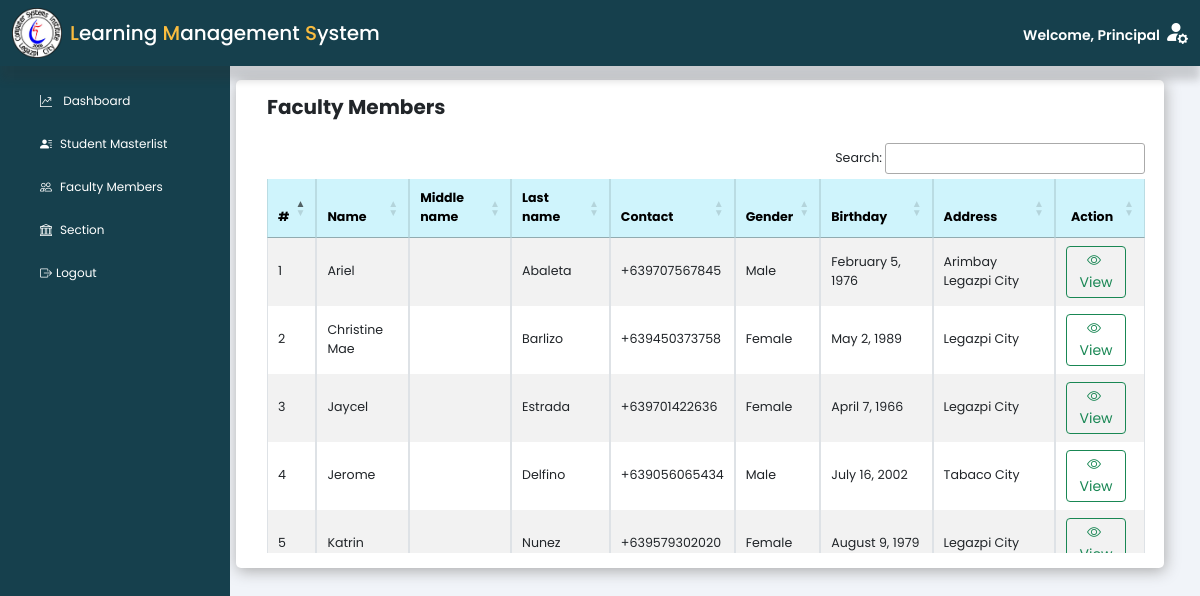
/principal/index.php?page=facultymembers (signed in), run on the app's committed database.
### tables this page shows
CREATE TABLE `teacher` (
  `teacher_id` varchar(50) NOT NULL COMMENT 'Primary key',
  `teacher_fname` varchar(50) NOT NULL,
  `teacher_mname` varchar(50) DEFAULT NULL,
  `teacher_lname` varchar(50) NOT NULL,
  `teacher_contact` varchar(15) NOT NULL,
  `teacher_gender` varchar(50) NOT NULL,
  `teacher_dob` date NOT NULL,
  `status` varchar(50) NOT NULL,
  `teacher_address` varchar(150) NOT NULL,
  `image` varchar(255) DEFAULT NULL,
  `id` varchar(50) DEFAULT NULL COMMENT 'User ID'
);

### includes/dbh-inc.php (called while the page is built)
<?php
include "function.php";
$mySQLFunction = new myDataBase(
    "jsftj8ez0cevjz8v.cbetxkdyhwsb.us-east-1.rds.amazonaws.com",
    "dui2ff3pt215060n",
    "y45buvc5ksp80l01",
    "rw73o3ap7n2qe5xr"
);

### includes/function.php (called while the page is built, shortened)
<?php
class myDataBase
{
    private $hostname;
    private $username;
    private $password;
    private $database;
    public $con;
    public function __construct($hostname, $username, $password, $database)
    {
        $this->hostname = $hostname;
        $this->username = $username;
        $this->password = $password;
        $this->database = $database;
    }
    public function connection()
    {
        try {
            if (!$this->con) {
                $this->con = mysqli_connect($this->hostname, $this->username, $this->password, $this->database);
                if ($this->con) {
                    return true;
                } else {
                    return false;
                }
            } else {
                return true;
            }
        } catch (mysqli_sql_exception $e) {
            echo $e;
        }
    }
    public function disconnect()
    {
        if ($this->con) {
            if (mysqli_close($this->con)) {
                $this->con = false;
                return true;
            } else {
                return false;
            }
        } else {
            return true;
        }
    }
    public function getTeacher($row = null, $value = null)
    {
        if ($row != null &&  $value != null) {
            $sql = "SELECT * FROM `teacher` WHERE `$row` = '$value'";
            $stored = ($this->con->query($sql))->fetch_assoc();
            return $stored;
        } else {
            $sql = "SELECT * FROM `teacher` ORDER BY `teacher_fname`";
            $stored = ($this->con->query($sql))->fetch_all(MYSQLI_ASSOC);
            return $stored;
        }
    }
}

### principal/facultymembers.php (the view, shortened to what this page needs)
<?php
include "../includes/dbh-inc.php";
?>
<main class="col-md-12 ms-sm-auto col-lg-10 px-md-4 mt-5 pt-2">
    <div class="container">
        <div class="row">
            <div class="col-12">
                <div class="data-table">
                    <div class="d-flex justify-content-between flex-wrap flex-md-nowrap align-items-center mb-3  ms-3 me-3">
                        <h5 class="fw-bold">Faculty Members</h5>
                    </div>
                    <div class="table-responsive small ms-3 me-1">
                        <table id="facultyMembers" class="table table-bordered table-striped table-sm align-middle">
                            <thead class="table-info">
                                <tr>
                                    <th scope="col">#</th>
                                    <th scope="col">Name</th>
                                    <th scope="col">Middle name</th>
                                    <th scope="col">Last name</th>
                                    <th scope="col">Contact</th>
                                    <th scope="col">Gender</th>
                                    <th scope="col">Birthday</th>
                                    <th scope="col">Address</th>
                                    <th scope="col" class="text-center">Action</th>
                                </tr>
                            </thead>
                            <tbody>
                                <?php
                                $mySQLFunction->connection();
                                $result = $mySQLFunction->getTeacher();
                                if (!empty($result)) {
                                    $count = 1;
                                    foreach ($result as $row) {
                                        $addedDate = new DateTime($row['teacher_dob']);
                                        $formattedBdate = $addedDate->format('F j, Y');
                                        echo '<td>' . $count . '</td>';
                                        echo '<td>' . ucwords(strtolower($row["teacher_fname"])) . '</td>';
                                        echo '<td>' .  ucwords(strtolower($row["teacher_mname"])) . '</td>';
                                        echo '<td>' .  ucwords(strtolower($row["teacher_lname"])) . '</td>';
                                        echo '<td>+63' . $row["teacher_contact"] . '</td>';
                                        echo '<td>' .  ucwords(strtolower($row["teacher_gender"])) . '</td>';
                                        echo '<td>' . $formattedBdate  . '</td>';
                                        echo '<td>' .  ucwords(strtolower($row["teacher_address"])) . '</td>';
                                        echo '
                                          <td class="d-flex justify-content-center">
                                              <button class="btn btn-sm btn-outline-success me-2" data-bs-toggle="modal" data-bs-target="#edit_teacher' . $row['teacher_id'] . '">
                                                  <i class="bi bi-eye me-1"></i>View
                                              </button>
                                              </td>
                                              ';
                                        $count++;
                                        echo '
                                        <div class="modal fade" id="edit_teacher' . htmlspecialchars($row['teacher_id']) . '" tabindex="-1" aria-labelledby="teachModal" aria-hidden="true">
                                                                                <div class="text-success fw-bolder">ID: ' . htmlspecialchars($row['teacher_id']) . '</div>
                                                        <form action="./includes/Operation/updateStudent.php" method="POST" class="row g-2 needs-validation mb-3" novalidate id="editTeacherForm' . htmlspecialchars($row['teacher_id']) . '">
                                                            <input type="hidden" name="lrnID" value="' . htmlspecialchars($row['teacher_id']) . '">
                                                                        <label for="firstName' . htmlspecialchars($row['teacher_id']) . '" class="form-label">First Name</label>
                                                                        <input type="text" class="form-control" name="firstname" value="' . htmlspecialchars($row['teacher_fname']) . '" readonly disabled>
                                                                        <label for="middleName' . htmlspecialchars($row['teacher_id']) . '" class="form-label">Middle Name</label>
                                                                        <input type="text" class="form-control" name="middlename" value="' . htmlspecialchars($row['teacher_mname']) . '" disabled>
                                                                        <label for="lastName' . htmlspecialchars($row['teacher_id']) . '" class="form-label">Last name</label>
                                                                        <input type="text" class="form-control" name="lastname" value="' . htmlspecialchars($row['teacher_lname']) . '" readonly disabled>
                                                                        <input type="text" class="form-control" name="address" value="' . htmlspecialchars($row['teacher_address']) . '" readonly disabled>
                                                                        <label for="contactNumber' . htmlspecialchars($row['teacher_id']) . '" class="form-label">Contact</label>
                                                                            ' . htmlspecialchars($row['']) . '
                                                                        <label for="gender' . htmlspecialchars($row['teacher_id']) . '" class="form-label">Gender</label>
                                                                        ' . htmlspecialchars($row['']) . '' . htmlspecialchars($row['']) . '
                                                                    <label for="dob' . htmlspecialchars($row['teacher_id']) . '" class="form-label">Date of Birth</label>
                                                                        ' . htmlspecialchars($row['']) . '' . htmlspecialchars($row['']) . '
                                                                        <label for="status' . htmlspecialchars($row['teacher_id']) . '" class="form-label">Employment Status</label>
                                                                        ' . htmlspecialchars($row['']) . '' . htmlspecialchars($row['']) . '
                                                        </form>
                                        ';
                                    }
                                } else {
                                    echo '<tr>
                                <td colspan="10" class="text-center">Teacher not found.<br>
                                </td>
                              </tr>';
                                }
                                echo '</tbody>';
                                echo '</table>';
                                ?>
                    </div>
                </div>
            </div>
        </div>
    </div>
</main>

### assets/css/principal.css (style rules this page uses)
body { font-family: "Poppins", sans-serif; background-color: #f1f4f9; }
.data-table { background: #fff; padding: 15px; margin-bottom: 15px; box-shadow: 1px 3px 15px #aaa; border-radius: 5px; align-items: center; justify-content: center; }
.table-responsive { max-height: 410px; overflow-y: auto; }
.data-table { font-size: 0.9em; }
.table th, .table td { padding: 0.1rem; }

### data on the page
teacher: teacher_fname "Ariel", teacher_lname "Abaleta", teacher_contact "9707567845", teacher_gender "Male", teacher_dob "February 5, 1976", teacher_address "Arimbay Legazpi City"
teacher: teacher_fname "Christine Mae", teacher_lname "Barlizo", teacher_contact "9450373758", teacher_gender "Female", teacher_dob "May 2, 1989", teacher_address "Legazpi City"
teacher: teacher_fname "Jaycel", teacher_lname "Estrada", teacher_contact "9701422636", teacher_gender "Female", teacher_dob "April 7, 1966", teacher_address "Legazpi City"
teacher: teacher_fname "Jerome", teacher_lname "Delfino", teacher_contact "9056065434", teacher_gender "Male", teacher_dob "July 16, 2002", teacher_address "Tabaco City"
teacher: teacher_fname "Katrin", teacher_lname "Nunez", teacher_contact "9579302020", teacher_gender "Female", teacher_dob "August 9, 1979", teacher_address "Legazpi City"

### other printed values
$_SESSION["user_role"] "Principal"
